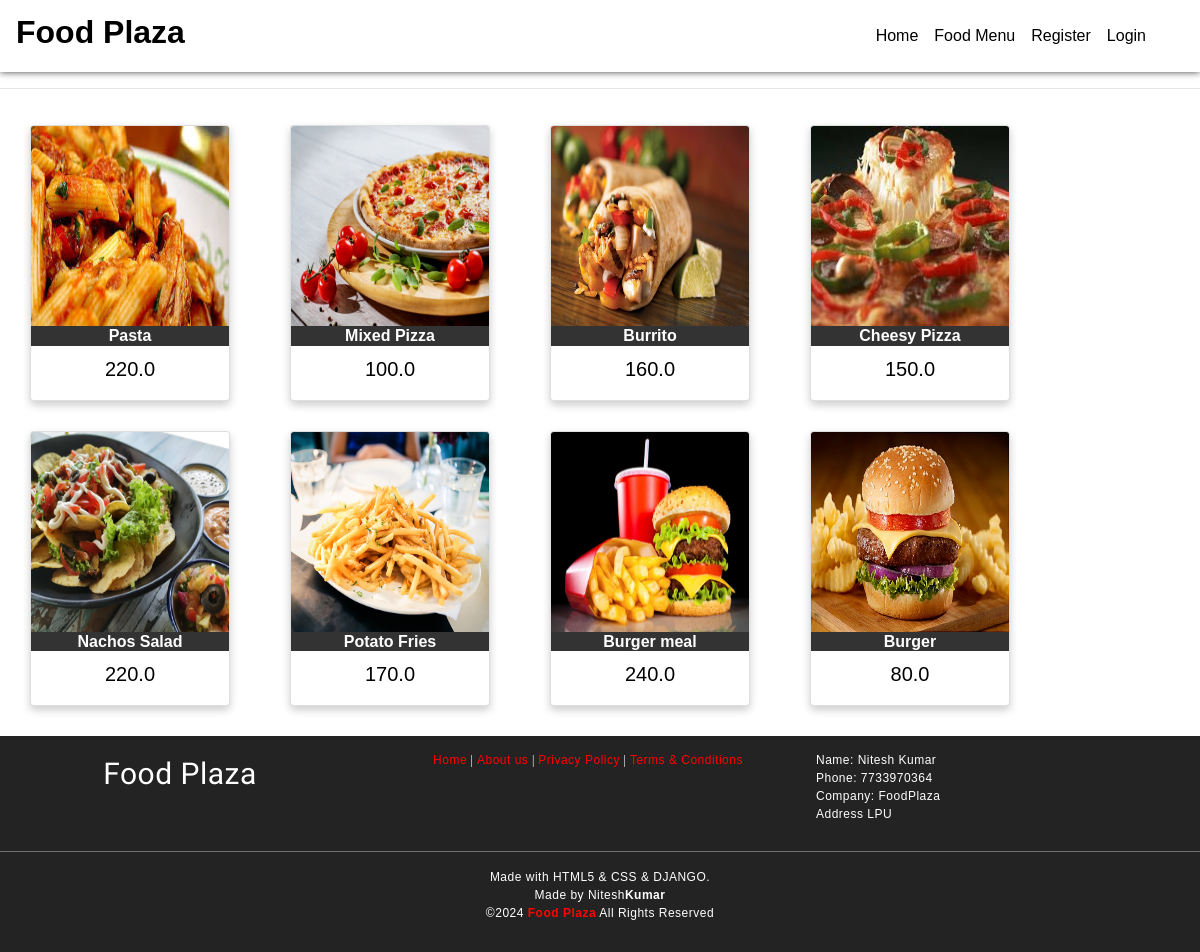
Screenshot of /allfood with the database file from the repository.
### foodapp/models.py (models this page shows)
class Food(models.Model):
	FoodId    = models.AutoField(primary_key=True)
	FoodName  = models.CharField(max_length=30)
	FoodCat   = models.CharField(max_length=30)
	FoodPrice = models.FloatField(max_length=15)
	FoodImage = models.ImageField(upload_to='media',default='')
	class Meta:
		db_table = "FP_Food"

### foodapp/views.py (the view)
# urls.py: path('allfood',views.showfood),
def showfood(request):
	foods = Food.objects.all()
	return render(request,'foodlist.html',{'foodlist':foods})

### Templates/foodapp/foodlist.html (shortened to what this page needs)
<!DOCTYPE html>
<html lang="en" dir="ltr">
  <head>
	{% load static %}
    <link rel="stylesheet" type="text/css" href="{% static 'css/imperial_style.css' %}">
    <link rel="stylesheet" type="text/css" href="{% static 'css/master.css' %}">
    <link rel="stylesheet" href="path/to/font-awesome/css/font-awesome.min.css">
    <link rel="stylesheet" href="https://use.fontawesome.com/releases/v5.7.2/css/all.css">
    <link rel="stylesheet" href="https://use.fontawesome.com/releases/v5.3.1/css/all.css">
    <link rel="stylesheet" href="https://stackpath.bootstrapcdn.com/bootstrap/4.4.1/css/bootstrap.min.css">
  </head>
  <body style="background-image: none;">
    <nav class="navbar navbar-expand-lg navbar-light" style="width:100%;background-image: linear-gradient(180deg,#FFF,#FFF);box-shadow: 0px 0px 7px 0px #404040;">
      <a class="navbar-brand" href="/"><h2 style="color:black;font-family:sans-serif;font-weight:bolder;"><b>Food Plaza</b></h2></a>
      <div class="collapse navbar-collapse" id="navbarSupportedContent">
        <ul class="navbar-nav" style="margin-left:auto!important;margin-right:30px;">
          <li class="nav-item active">
            <a class="nav-link" id="nav-link" href="home">Home <span class="sr-only">(current)</span></a>
          </li>
          <li class="nav-item active">
            <a class="nav-link" id="nav-link" href="allfood">Food Menu <span class="sr-only">(current)</span></a>
          </li>
          {% if request.session.CustId is None and request.session.AdminId is None %}
          <li class="nav-item active">
            <a class="nav-link" id="nav-link" href="addcustomer">Register <span class="sr-only">(current)</span></a>
          </li>
          {% endif %}
          {% if request.session.CustId is None and request.session.AdminId is None %}
          <li class="nav-item active">
            <a class="nav-link" id="nav-link" href="login">Login <span class="sr-only">(current)</span></a>
          </li>
          {% endif %}
        </ul>
      </div>
    </nav>
    <main style="width:100%;margin-top: 0;margin-bottom: 10px;background-color:#FFF;>
      <div class="" style="max-width:100%;padding-top:20px;padding-bottom:20px;">
        <div class="" style="position:static;">
		<hr />
          {% for f in foodlist %}
          <div class="card">
          <img src="{{f.FoodImage.url}}" alt="" style="height: 200px;width:100%;">
          <h1>{{f.FoodName}}</h1>
          <p class="price">{{f.FoodPrice}}</p>
          </div>
          {% endfor %}
        </div>
    </main>
    <footer>
      <div class="foot-con">
        <div class="fo-cont-1">
            Food Plaza
        </div>
        <div class="fo-cont-2">
          <a class="ext-link" href="#">Home</a> |
            <a class="ext-link" href="#">About us</a> |
              <a class="ext-link" href="#">Privacy Policy</a> |
                <a class="ext-link" href="#">Terms & Conditions</a>
        </div>
        <div class="fo-cont-3">
          Name:	Nitesh Kumar<br />
Phone:	7733970364<br />
Company:	FoodPlaza<br />
Address	LPU
        </div>
      </div><hr style="background-color: grey;margin-top:0px;"/>Made with HTML5 & CSS & DJANGO.<br />
      Made by Nitesh<b>Kumar</b><br />
      ©<script type='text/javascript'>var creditsyear = new Date();document.write(creditsyear.getFullYear());</script> <a class="ext-link" href="/"><b>Food Plaza</b></a> All Rights Reserved
    </footer>
  </body>
</html>

### foodapp/static/css/imperial_style.css (style rules this page uses)
* { margin: 0; padding: 0; font-family: sans-serif; box-sizing: border-box; text-decoration: none; }
a { color: red; }
body { background-image: url("/static/images/white.jpg"); }
#nav-link { font-family: sans-serif; font-weight: 400; color:black; }
.card { float:left; box-shadow: 0 4px 8px 0 rgba(0, 0, 0, 0.2); width: 200px; max-width: 200px; margin: auto; margin-left: 2.5%; margin-right: 2.5%; margin-top: 20px; margin-bottom: 10px; text-align: center; font-family: arial; position: inherit; overflow: hidden; border: 1px solid black; }
.card h1 { font-size: 100%; font-weight: bolder; color: #FFF; background: #333; }
.price { color: black; font-size: 20px; }
footer { margin-top: 10px; padding-top: 15px; padding-bottom: 30px; background-color: #232323; color: white; font-family: sans-serif; font-size:12px; font-weight: normal; letter-spacing: 0.5px; text-align: center; flex-shrink: 0; }
.foot-con { width: 100%; height: 100px; overflow: hidden; }
.fo-cont-1 { width:30%; float: left; text-align: center; font-size: 30px; font-weight: normal; color: ; font-family: 'Bevan', cursive; overflow: hidden; }
.fo-cont-2 { width:38%; float: left; font-size: 12px; text-align: center; font-weight: normal; color: ; font-family: 'Ultra', serif; overflow: hidden; }
.fo-cont-3 { width:30%; float: left; font-size: 12px; text-align: left; }

### foodapp/static/css/master.css (style rules this page uses)
* { margin: 0; padding: 0; font-family: sans-serif; box-sizing: border-box; text-decoration: none; }
body { background-image: url("/static/images/mainscreen4.jpg"); height: 100vh; max-width: 100%; background-size: cover; background-repeat: no-repeat; background-attachment: fixed; background-position: 50% 100%; display: grid; grid-template-rows: 1fr auto; }
main { margin-top: 50px; flex: 1 0 auto; }
footer { margin-top: 10px; padding-top: 15px; padding-bottom: 30px; background-color: #232323; color: white; font-family: sans-serif; font-size:12px; font-weight: normal; letter-spacing: 0.5px; text-align: center; flex-shrink: 0; }
.ext-link { color: red; }
.foot-con { width: 100%; height: 100px; overflow: hidden; }
.fo-cont-1 { width:30%; float: left; text-align: center; font-size: 30px; font-weight: normal; color: ; font-family: 'Bevan', cursive; overflow: hidden; }
.fo-cont-2 { width:38%; float: left; font-size: 12px; text-align: center; font-weight: normal; color: ; font-family: 'Ultra', serif; overflow: hidden; }
.fo-cont-3 { width:30%; float: left; font-size: 12px; text-align: left; }

### rows the page displays
Food: FoodImage (picture), FoodName "Pasta", FoodPrice "220.0"
Food: FoodImage (picture), FoodName "Mixed Pizza", FoodPrice "100.0"
Food: FoodImage (picture), FoodName "Burrito", FoodPrice "160.0"
Food: FoodImage (picture), FoodName "Cheesy Pizza", FoodPrice "150.0"
Food: FoodImage (picture), FoodName "Nachos Salad", FoodPrice "220.0"
Food: FoodImage (picture), FoodName "Potato Fries", FoodPrice "170.0"
Food: FoodImage (picture), FoodName "Burger meal", FoodPrice "240.0"
Food: FoodImage (picture), FoodName "Burger", FoodPrice "80.0"
